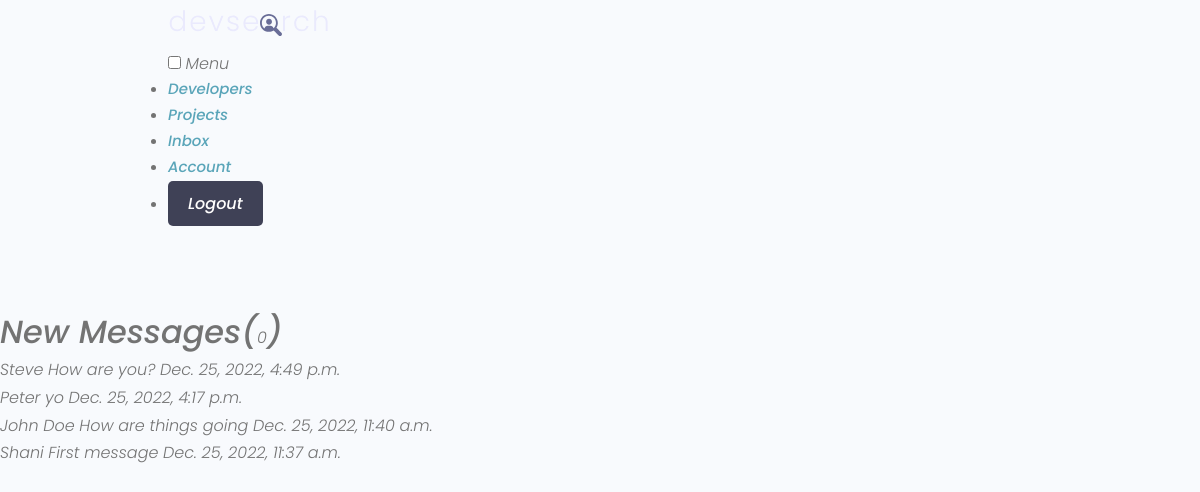
The page /inbox/ (signed in) on the database its author committed.
### users/models.py (models this page shows, shortened)
class Message(models.Model):
    sender = models.ForeignKey(Profile, on_delete=models.SET_NULL, null=True, blank=True)
    recipient = models.ForeignKey(Profile, on_delete=models.SET_NULL, null=True, blank=True, related_name="messages")
    name = models.CharField(max_length=200, null=True, blank=True)
    email = models.CharField(max_length=200, null=True, blank=True)
    subject = models.CharField(max_length=200, null=True, blank=True)
    body = models.TextField()
    is_read = models.BooleanField(default=False, null=True)
    created = models.DateTimeField(auto_now_add=True)
    id = models.UUIDField(default=uuid.uuid4, unique=True, primary_key=True, editable=False)
    class Meta:
        ordering = ['is_read', '-created']

### users/views.py (the view)
# urls.py: path('inbox/', views.inbox, name='inbox'),
@login_required(login_url='login')
def inbox(request):
    profile = request.user.profile
    messageRequests = profile.messages.all()
    unreadCount = messageRequests.filter(is_read=False).count()
    context = {
        'messageRequests':messageRequests,
        'unreadCount':unreadCount,
    }
    return render(request, 'users/inbox.html', context)

### users/templates/users/inbox.html
{% extends 'main.html' %}
{% block content %}
  <main class="inbox my-xl">
    <div class="content-box">
      <h3 class="inbox__title">New Messages(<span>{{unreadCount}}</span>)</h3>
      <ul class="messages">
        {% for message in messageRequests %}
        {% if message.is_read == False %}
        <li class="message message--unread">
          {% else %}
          <li class="message">
          {% endif %}
          <a href="{% url 'message' message.id %}">
            <span class="message__author">{{message.name}}</span>
            <span class="message__subject">{{message.subject}}</span>
            <span class="message__date">{{message.created}}</span>
          </a>
        </li>
        {% endfor %}
      </ul>
    </div>
  </main>
{% endblock %}

### static/uikit/styles/modules/_variables.css (style rules this page uses)
:root { --color-main: #5aa5b9; --color-main-light: #e6faff; --color-sub: #3f4156; --color-sub-light: #51546e; --color-sub-lighter: #ededfd; --color-text: #737373; --color-gray: #8b8b8b; --color-light: #e5e7eb; --color-light-gray: #767676; --color-bg: #f8fafd; --color-white: #fffefd; --color-white-light: #f3f3f3; --color-success: #359e64; --color-success-bg: #def8e8; --color-error: #fc4b0b; --color-error-bg: #fff2ee; --font-base: 'Poppins', arial, helvetica, 'Segoe UI', roboto, ubuntu, sans-serif; --font-monospace: 'Fira Code', 'Courier New', courier, monospace; --font-regular: 300; --font-medium: 500; --font-bold: 700; --generic-shadow: 1px 1px 5px #00000010; --generic-transition: all 0.3s ease-in-out; }

### static/uikit/styles/modules/_base.css (style rules this page uses)
* { margin: 0; padding: 0; box-sizing: border-box; text-rendering: optimizeLegibility; color: inherit; font-size: inherit; }
html { font-size: 50%; }
@media only screen and (min-width: 480px) { html { font-size: 56.25%; } }
@media only screen and (min-width: 1200px) { html { font-size: 62.5%; } }

### static/uikit/styles/modules/_typography.css (style rules this page uses)
* { font-family: var(--font-base); }
h3 { font-size: 3.2rem; font-weight: var(--font-medium); }
p, span, strong { font-size: 1.6rem; color: var(--color-text); font-weight: var(--font-regular); }
a { padding-bottom: 2px; text-decoration: none; display: inline-block; color: var(--color-main); font-weight: var(--font-medium); }

### static/uikit/styles/modules/_utilities.css (style rules this page uses)
.my-xl { margin: 8rem auto; }

### rows shown on the page
Message: name "Steve", subject "How are you?", created "Dec. 25, 2022, 4:49 p.m."
Message: name "Peter", subject "yo", created "Dec. 25, 2022, 4:17 p.m."
Message: name "John Doe", subject "How are things going", created "Dec. 25, 2022, 11:40 a.m."
Message: name "Shani", subject "First message", created "Dec. 25, 2022, 11:37 a.m."

### other values the page prints
{{ unreadCount }} "0"
